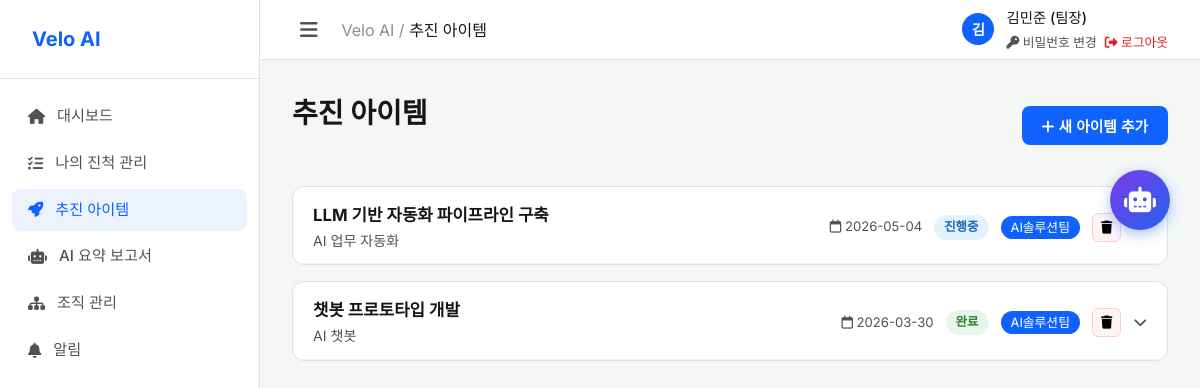
Screenshot of /items (signed in) with the database file from the repository.
### tables this page shows
CREATE TABLE items (
    id INTEGER PRIMARY KEY AUTOINCREMENT,
    team_id INTEGER NOT NULL,
    title TEXT NOT NULL,
    subtitle TEXT,
    description TEXT,
    status TEXT NOT NULL DEFAULT '계획',
    due_date TEXT,
    created_by TEXT,
    created_at TIMESTAMP DEFAULT CURRENT_TIMESTAMP, extra_note TEXT DEFAULT "",
    FOREIGN KEY (team_id) REFERENCES teams (id)
);

CREATE TABLE teams (
    id INTEGER PRIMARY KEY AUTOINCREMENT,
    division_id INTEGER NOT NULL,
    name TEXT NOT NULL,
    leader_name TEXT,
    leader_position TEXT,
    leader_email TEXT,
    FOREIGN KEY (division_id) REFERENCES divisions (id)
);

### app.py (the view, shortened to what this page needs)
@app.route('/items')
@login_required
def items():
    conn = get_db_connection()
    role = session.get('role')
    email = session.get('email')
    if role == '팀장':
        team = conn.execute('SELECT * FROM teams WHERE leader_email = ?', (email,)).fetchone()
        team_ids = [team['id']] if team else []
    else:
        member = conn.execute('SELECT team_id FROM members WHERE email = ?', (email,)).fetchone()
        team_ids = [member['team_id']] if member else []
    if team_ids:
        placeholders = ','.join('?' * len(team_ids))
        items_list = conn.execute(
            f'SELECT i.*, t.name as team_name FROM items i JOIN teams t ON i.team_id = t.id WHERE i.team_id IN ({placeholders}) ORDER BY i.created_at DESC',
            team_ids
        ).fetchall()
    else:
        items_list = []
    items_with_members = []
    for item in items_list:
        members = conn.execute('SELECT * FROM item_members WHERE item_id = ?', (item['id'],)).fetchall()
        items_with_members.append({'item': dict(item), 'members': [dict(m) for m in members]})
    if role == '팀장':
        team = conn.execute('SELECT * FROM teams WHERE leader_email = ?', (email,)).fetchone()
        teams_list = [dict(team)] if team else []
    elif role == '담당장':
        division = conn.execute('SELECT * FROM divisions WHERE leader_email = ?', (email,)).fetchone()
        if division:
            teams_list = [dict(t) for t in conn.execute('SELECT * FROM teams WHERE division_id = ?', (division['id'],)).fetchall()]
        else:
            teams_list = []
    else:
        teams_list = []
    all_members = {}
    for t in teams_list:
        mems = conn.execute('SELECT * FROM members WHERE team_id = ?', (t['id'],)).fetchall()
        all_members[t['id']] = [dict(m) for m in mems]
    conn.close()
    return render_template('items.html', title='추진 아이템',
                           items_with_members=items_with_members,
                           teams_list=teams_list,
                           all_members=all_members,
                           role=role)

### app.py (called while the page is built)
def login_required(f):
    @wraps(f)
    def decorated_function(*args, **kwargs):
        if 'user_id' not in session:
            return redirect(url_for('login'))
        return f(*args, **kwargs)
    return decorated_function

### db.py (called while the page is built)
def get_db_connection():
    conn = sqlite3.connect(DB_PATH)
    conn.row_factory = sqlite3.Row
    return conn

### templates/items.html (shortened to what this page needs)
{% extends "base.html" %}
{% block content %}
<div class="items-header">
    <h1 class="page-title">추진 아이템</h1>
    {% if role == '팀장' %}
    <button class="primary-btn" onclick="openAddModal()">
        <i class="fa-solid fa-plus"></i> 새 아이템 추가
    </button>
    {% endif %}
</div>
{% if items_with_members %}
{% for entry in items_with_members %}
{% set item = entry.item %}
{% set im_list = entry.members %}
<div class="item-card">
    <div class="item-card-header" onclick="toggleCard({{ item.id }})">
        <div class="item-title-block">
            <div class="item-main-title">{{ item.title }}</div>
            {% if item.subtitle %}
            <div class="item-sub-title">{{ item.subtitle }}</div>
            {% endif %}
        </div>
        <div class="item-meta">
            {% if item.due_date %}
            <span class="due-date-label"><i class="fa-regular fa-calendar"></i> {{ item.due_date }}</span>
            {% endif %}
            <span class="status-badge status-{{ item.status }}">{{ item.status }}</span>
            <span class="item-team-tag">{{ item.team_name }}</span>
            {% if role == '팀장' %}
            <button class="btn-icon-danger" style="padding: 6px 8px; border: 1px solid #fcc; border-radius: 6px; background: #fff5f5;"
                    onclick="event.stopPropagation(); showItemDelete('{{ url_for('delete_item', item_id=item.id) }}', '{{ item.title }}')"
                    title="아이템 삭제">
                <i class="fa-solid fa-trash" style="font-size: 0.82rem;"></i>
            </button>
            {% endif %}
            <i class="fa-solid fa-chevron-down" id="chevron-{{ item.id }}" style="color: var(--text-secondary); font-size: 0.85rem; transition: transform 0.2s;"></i>
        </div>
    </div>
</div>
{% endfor %}
{% endif %}
{% endblock %}

### static/index.css (style rules this page uses)
:root { --primary-color: #0f62fe; --primary-hover: #0353e9; --primary-rgb: 15, 98, 254; --bg-color: #f4f7f6; --sidebar-bg: #ffffff; --text-main: #161616; --text-primary: #161616; --text-secondary: #525252; --text-muted: #8d8d8d; --border-color: #e0e0e0; --card-bg: #ffffff; --hover-bg: #f0f4ff; --bg-secondary: #f4f4f4; --sidebar-width: 260px; --header-height: 60px; }
* { margin: 0; padding: 0; box-sizing: border-box; }
body { font-family: 'Inter', -apple-system, BlinkMacSystemFont, 'Segoe UI', Roboto, Helvetica, Arial, sans-serif; background-color: var(--bg-color); color: var(--text-main); line-height: 1.5; display: flex; min-height: 100vh; overflow-x: hidden; }
.page-title { font-size: 1.75rem; font-weight: 700; margin-bottom: 24px; color: var(--text-main); }
.primary-btn { background-color: var(--primary-color); color: white; border: none; border-radius: 6px; padding: 8px 16px; font-size: 0.875rem; font-weight: 500; cursor: pointer; transition: background-color 0.2s; }
.status-badge { padding: 4px 10px; border-radius: 12px; font-size: 0.75rem; font-weight: 600; }

### templates/items.html (style rules this page uses)
.items-header { display: flex; justify-content: space-between; align-items: center; margin-bottom: 28px; }
.status-badge { display: inline-block; padding: 3px 10px; border-radius: 20px; font-size: 0.78rem; font-weight: 600; white-space: nowrap; }
.status-진행중 { background: #e3f2fd; color: #1565c0; }
.status-완료 { background: #e8f5e9; color: #2e7d32; }
.item-card { background: white; border: 1px solid var(--border-color); border-radius: 12px; margin-bottom: 16px; overflow: hidden; transition: box-shadow 0.2s; }
.item-card-header { display: flex; align-items: center; justify-content: space-between; padding: 16px 20px 12px; border-bottom: 1px solid #f0f0f0; cursor: pointer; user-select: none; }
.item-title-block { flex: 1; min-width: 0; }
.item-main-title { font-size: 1.05rem; font-weight: 700; color: var(--text-primary); margin-bottom: 2px; }
.item-sub-title { font-size: 0.88rem; color: var(--text-secondary); }
.item-meta { display: flex; align-items: center; gap: 12px; flex-shrink: 0; }
.item-team-tag { font-size: 0.8rem; color: white; background: var(--primary-color); padding: 2px 10px; border-radius: 20px; }
.due-date-label { font-size: 0.82rem; color: var(--text-secondary); }
.primary-btn { padding: 9px 20px; background: var(--primary-color); color: white; border: none; border-radius: 8px; font-weight: 600; cursor: pointer; font-size: 0.92rem; }

### rows the page displays
items: title "LLM 기반 자동화 파이프라인 구축", subtitle "AI 업무 자동화", due_date "2026-05-04", status "진행중"
teams: team_name "AI솔루션팀" "AI솔루션팀"
items: title "챗봇 프로토타입 개발", subtitle "AI 챗봇", due_date "2026-03-30", status "완료"

### other values shown
{{ title|default("대시보드") }} "추진 아이템"
{{ session.name[0] }} "김"
{{ session.name }} "김민준"
{{ session.role }} "팀장"
